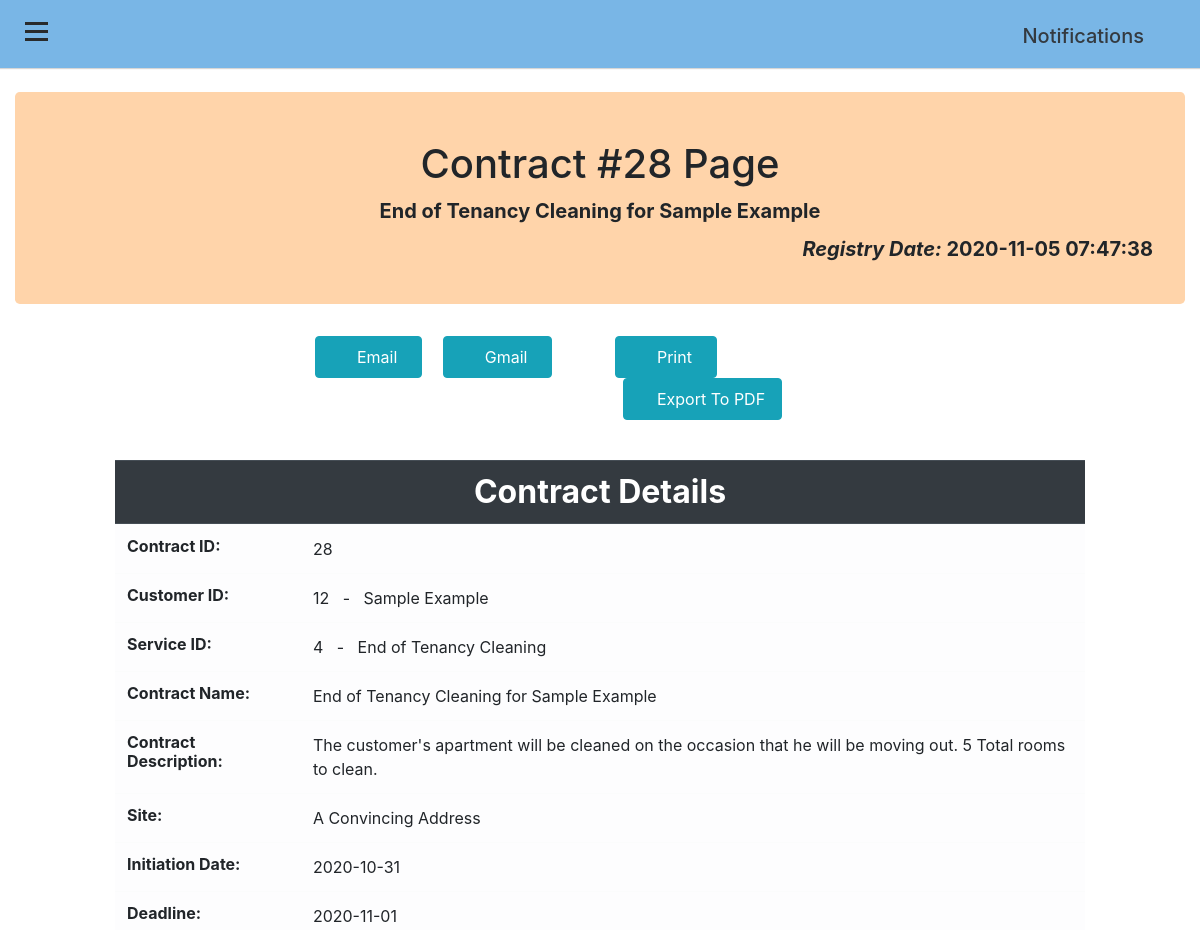
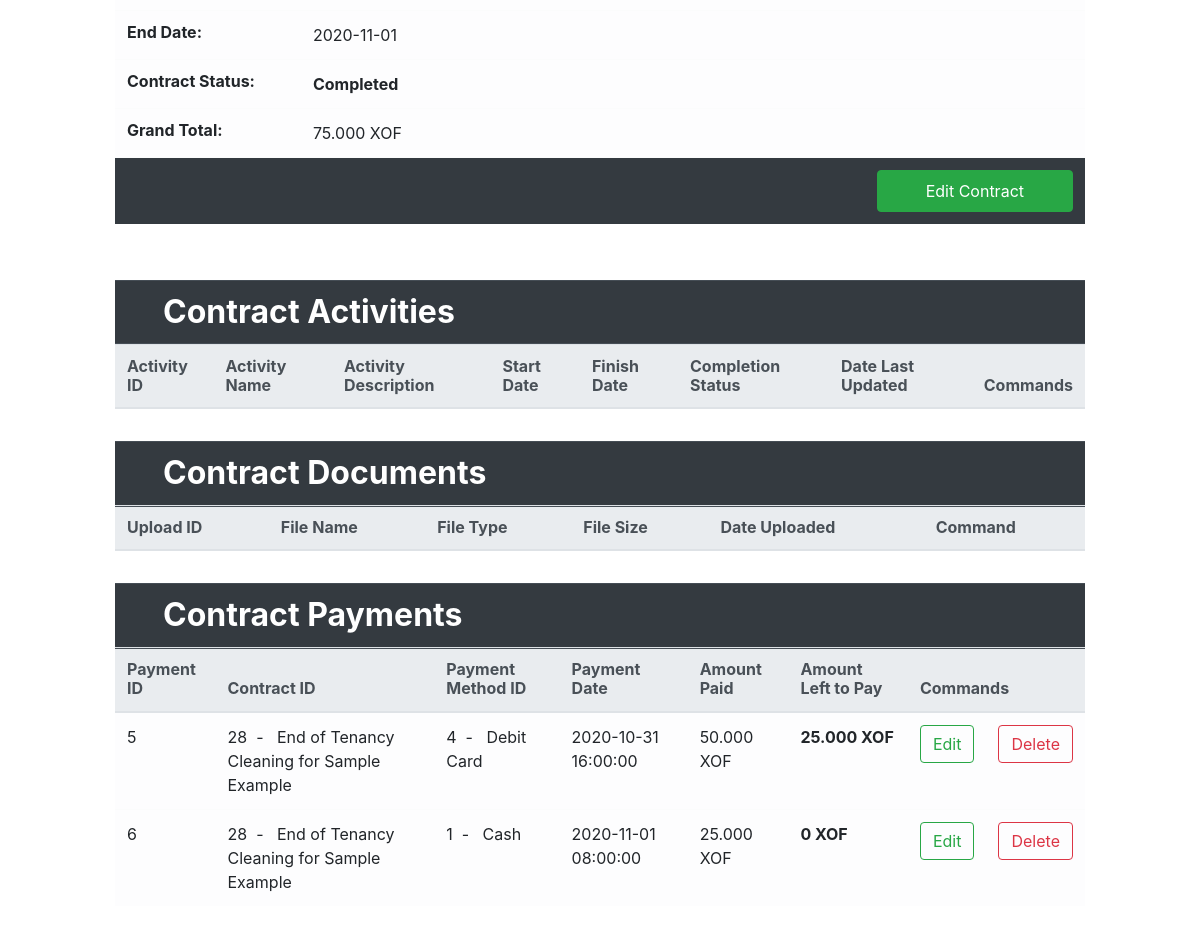
Page /viewcontract.php?id=28 on the committed database (2 pictures, top to bottom).
### tables this page shows
CREATE TABLE `contracts` (
  `contractID` int(11) NOT NULL,
  `customerID` int(11) NOT NULL,
  `serviceID` int(11) NOT NULL,
  `contractName` varchar(200) NOT NULL,
  `contractDesc` mediumtext DEFAULT NULL,
  `contractSite` mediumtext NOT NULL,
  `initiationDate` date NOT NULL,
  `deadline` date NOT NULL,
  `endDate` date DEFAULT NULL,
  `contractStatus` enum('Initiation Pending','Ongoing','Completed','') NOT NULL,
  `grandTotal` varchar(100) NOT NULL,
  `registryDate` datetime NOT NULL DEFAULT current_timestamp() ON UPDATE current_timestamp()
);

CREATE TABLE `customers` (
  `customerID` int(11) NOT NULL,
  `customerType` enum('Business','Individual','','') NOT NULL,
  `fullName` varchar(350) NOT NULL,
  `email` varchar(200) NOT NULL,
  `phoneNumber` varchar(50) NOT NULL,
  `addr` mediumtext NOT NULL,
  `DOB` date NOT NULL,
  `dateLastUpdated` datetime NOT NULL DEFAULT current_timestamp()
);

CREATE TABLE `service_offerings` (
  `serviceID` int(11) NOT NULL,
  `serviceName` varchar(200) NOT NULL,
  `serviceDesc` longtext NOT NULL COMMENT 'Service Description',
  `dateLastUpdated` datetime NOT NULL DEFAULT current_timestamp() ON UPDATE current_timestamp()
);

CREATE TABLE `payments` (
  `paymentID` int(11) NOT NULL,
  `contractID` int(11) NOT NULL,
  `paymentMethodID` int(11) NOT NULL,
  `paymentDate` datetime NOT NULL DEFAULT current_timestamp(),
  `amountPaid` varchar(100) NOT NULL,
  `amountToPay` varchar(100) DEFAULT NULL
);

CREATE TABLE `payment_method` (
  `paymentMethodID` int(11) NOT NULL,
  `methodName` varchar(75) NOT NULL
);

### viewcontract.php (the view, shortened to what this page needs)
<?php
    include_once ('header.php');
    $connection = dbconnect();
    @$contID = $_SESSION["contractID"];
    $query = "SELECT * FROM contracts WHERE contractID = '$contID'";
    $ret = mysqli_query($connection, $query);
    $row = mysqli_fetch_array($ret);
    $query4 = "SELECT * FROM contracts, payments WHERE contracts.contractID='$contID' AND contracts.contractID = payments.contractID";
    $ret4 = mysqli_query($connection, $query4);
    $qry = "SELECT * FROM customers, contracts WHERE contracts.contractID='$contID' AND customers.customerID = contracts.customerID";
    $fetch = mysqli_query($connection, $qry);
    $fet = mysqli_fetch_array($fetch);
    $qry2 = "SELECT * FROM service_offerings, contracts WHERE contracts.contractID='$contID' AND service_offerings.serviceID = contracts.serviceID";
    $fetch2 = mysqli_query($connection, $qry2);
    $fet2 = mysqli_fetch_array($fetch2);
?>
<div class="page-content-wrapper">
<div class="container-fluid">
    <br>
    <div class="row">
        <div class="col-sm-12">
            <div class="jumbotron pt-5 pb-4" style="background-color: rgb(255,212,170);">
                <h1 class="text-center"> Contract #<?php echo $row['contractID']; ?> Page </h1>
                <p class="lead jumbo-content text-center font-weight-bold mb-2"><?php echo $row["contractName"]; ?></p>
                <p class="lead jumbo-content text-right font-weight-bold"><span class="font-italic">Registry Date:  </span><?php echo $row["registryDate"]; ?></p>
            </div>
        </div>
    </div>
    <div class="row">
        <div class="col-sm-3"></div>
        <div class="col-sm-3">
            <div class="a2a_kit a2a_kit_size_32 a2a_default_style">
                <a class="a2a_button_email"><button class="btn btn-info p-2 mr-2 pr-4 pl-4 d-print-none" role="button"><i class="fas fa-envelope"></i>&nbsp;Email</button></a>
                <a class="a2a_button_google_gmail"><button class="btn btn-info p-2 ml-2 pr-4 pl-4 d-print-none" role="button"><i class="fab fa-google"></i>&nbsp;Gmail</button></a>
            </div>
        </div>
        <div class="col-sm-3">
            <div class="a2a_kit a2a_kit_size_32 a2a_default_style">
                <a class="a2a_button_print"><button class="btn btn-info p-2 mr-2 pr-4 pl-4 d-print-none" role="button"><i class="fas fa-print"></i>&nbsp;Print</button></a>
                <a class="a2a_button_print"><button class="btn btn-info p-2 ml-2 pr-3 pl-3 d-print-none" role="button"><i class="far fa-file-pdf"></i>&nbsp;Export To PDF</button></a>
            </div>
        </div>
        <div class="col-sm-3"></div>
    </div>
    <br>
    <div class="row">
        <div class="col-sm-1"></div>
        <div class="col-sm-10">
            <div class="table-responsive">
                <table class="table table-hover table-light mt-3">
                    <tr>
                        <thead class="thead-dark h2 text-center">
                            <th colspan="2">Contract Details</th>
                        </thead>
                    </tr>
                    <tr>
                        <td class="font-weight-bold h6">Contract ID:</td>
                        <td><?php echo $row["contractID"]; ?></td>
                    </tr>
                    <tr>
                        <td class="font-weight-bold h6">Customer ID:</td>
                        <td><?php echo $row["customerID"]; ?> &nbsp; - &nbsp; <?php echo $fet['fullName']; ?></td>
                    </tr>
                    <tr>
                        <td class="font-weight-bold h6">Service ID:</td>
                        <td><?php echo $row["serviceID"]; ?> &nbsp; - &nbsp; <?php echo $fet2['serviceName']; ?></td>
                    </tr>
                    <tr>
                        <td class="font-weight-bold h6">Contract Name:</td>
                        <td><?php echo $row["contractName"]; ?></td>
                    </tr>
                    <tr>
                        <td class="font-weight-bold h6">Contract Description:</td>
                        <td><?php echo $row["contractDesc"]; ?></td>
                    </tr>
                    <tr>
                        <td class="font-weight-bold h6">Site:</td>
                        <td><?php echo $row["contractSite"]; ?></td>
                    </tr>
                    <tr>
                        <td class="font-weight-bold h6">Initiation Date:</td>
                        <td><?php echo $row["initiationDate"]; ?></td>
                    </tr>
                    <tr>
                        <td class="font-weight-bold h6">Deadline:</td>
                        <td><?php echo $row["deadline"]; ?></td>
                    </tr>
                    <tr>
                        <td class="font-weight-bold h6">End Date:</td>
                        <td><?php echo $row["endDate"]; ?></td>
                    </tr>
                    <tr>
                        <td class="font-weight-bold h6">Contract Status:</td>
                        <td class="font-weight-bold"><?php echo $row["contractStatus"]; ?></td>
                    </tr>
                    <tr>
                        <td class="font-weight-bold h6">Grand Total:</td>
                        <td><?php echo $row["grandTotal"]; ?></td>
                    </tr>
                    <tr>
                        <td colspan="2" class="text-right bg-dark d-print-none"><form method="POST" action="edit.php?id=<?php echo $contID; ?>"><input type="submit" class="btn btn-success p-2 pr-5 pl-5" id="<?php echo $contID; ?>" value="Edit Contract" name="editcontract3"></form></td>
                    </tr>
                </table>
                <br>
            </div>
        </div>
        <div class="col-sm-1"></div>
    </div>
    <div class="row">
        <div class="col-sm-1"></div>
        <div class="col-sm-10">
            <div class="table-responsive">
            <table class="table table-light mt-3">
                <tr>
                    <thead class="thead-dark h2">
                        <th colspan="7" class="pl-5">Contract Activities</th>
                        <th colspan="2">
                        </th>
                    </thead>
                </tr>
                <tr>
                    <thead class="thead-light h6">
                        <th>Activity ID</th>
                        <th>Activity Name</th>
                        <th>Activity Description</th>
                        <th>Start Date</th>
                        <th>Finish Date</th>
                        <th>Completion Status</th>
                        <th>Date Last Updated</th>
                        <th colspan="2" class="d-print-none">Commands</th>
                    </thead>
                </tr>
            </table>
            </div>
        </div>
        <div class="col-sm-1"></div>
    </div>
    <div class="row">
        <div class="col-sm-1"></div>
        <div class="col-sm-10">
            <div class="table-responsive">
            <table class="table table-light mt-3">
                <tr>
                    <thead class="thead-dark h2">
                        <th colspan="5" class="pl-5">Contract Documents</th>
                        <th colspan="1">
                        </th>
                    </thead>
                </tr>
                <tr>
                    <thead class="thead-light h6">
                        <th>Upload ID</th>
                        <th>File Name</th>
                        <th>File Type</th>
                        <th>File Size</th>
                        <th>Date Uploaded</th>
                        <th class="d-print-none">Command</th>
                    </thead>
                </tr>
            </table>
            </div>
        </div>
        <div class="col-sm-1"></div>
    </div>
    <div class="row">
        <div class="col-sm-1"></div>
        <div class="col-sm-10">
            <div class="table-responsive">
            <table class="table table-light mt-3">
                <tr>
                    <thead class="thead-dark h2">
                        <th colspan="6" class="pl-5">Contract Payments</th>
                        <th colspan="2">
                        </th>
                    </thead>
                </tr>
                <tr>
                    <thead class="thead-light h6">
                        <th>Payment ID</th>
                        <th>Contract ID</th>
                        <th>Payment Method ID</th>
                        <th>Payment Date</th>
                        <th>Amount Paid</th>
                        <th>Amount Left to Pay</th>
                        <th colspan="2" class="d-print-none">Commands</th>
                    </thead>
                </tr>
                    <?php
                        while($row4 = mysqli_fetch_array($ret4)){
                    ?>
                    <?php
                        $paymentMethodID = $_SESSION["paymentMethod"];
                        $qry3 = "SELECT * FROM payment_method, payments WHERE payments.paymentMethodID='$paymentMethodID' AND payment_method.paymentMethodID = payments.paymentMethodID";
                        $fetch3 = mysqli_query($connection, $qry3);
                        $fet3 = mysqli_fetch_array($fetch3);
                    ?>
                <tr>
                    <td><?php echo $row4['paymentID']; ?></td>
                    <td><?php echo $row4['contractID']; ?>&nbsp; - &nbsp; <?php echo $row["contractName"]; ?></td>
                    <td><?php echo $row4['paymentMethodID']; ?>&nbsp; - &nbsp; <?php echo $fet3["methodName"]; ?></td>
                    <td><?php echo $row4['paymentDate']; ?></td>
                    <td><?php echo $row4['amountPaid']; ?></td>
                    <td class="font-weight-bold"><?php echo $row4['amountToPay']; ?></td>
                    <td class="d-print-none"><form method="POST" action="edit.php?id=<?php echo $row4['paymentID']; ?>"><input type="submit" class="btn btn-outline-success" id="<?php echo $row4['paymentID']; ?>" value="Edit" name="editpayment2"></form></td>
                    <td class="d-print-none"><form method="POST" action="delete.php?id=<?php echo $row4['paymentID']; ?>"><input type="submit" class="btn btn-outline-danger" id="<?php echo $row4['paymentID']; ?>" value="Delete" name="deletepayment2"></form></td>
                </tr>
                    <?php } ?>
            </table>
            </div>
        </div>
        <div class="col-sm-1"></div>
    </div>
</div>
</div>

### css/style.css (style rules this page uses)
body { position: relative; overflow-x: hidden; }
body, html { height: 100%; }
.page-content-wrapper { width: 100%; transition: all 0.5s ease; }

### rows in the picture
contracts: contractID "28", contractName "End of Tenancy Cleaning for Sample Example", registryDate "2020-11-05 07:47:38", customerID "12", customerID.fullName "Sample Example", serviceID "4", serviceID.serviceName "End of Tenancy Cleaning", contractDesc "The customer's apartment will be cleaned on the occasion that he will be moving out. 5 Total rooms to clean.", contractSite "A Convincing Address", initiationDate "2020-10-31", deadline "2020-11-01", endDate "2020-11-01", contractStatus "Completed", grandTotal "75.000 XOF"
payments: paymentID "5", contractID "28", contractID.contractName "End of Tenancy Cleaning for Sample Example", paymentMethodID "4", paymentMethodID.methodName "Debit Card", paymentDate "2020-10-31 16:00:00", amountPaid "50.000 XOF", amountToPay "25.000 XOF"
payments: paymentID "6", contractID "28", contractID.contractName "End of Tenancy Cleaning for Sample Example", paymentMethodID "1", paymentMethodID.methodName "Cash", paymentDate "2020-11-01 08:00:00", amountPaid "25.000 XOF", amountToPay "0 XOF"
